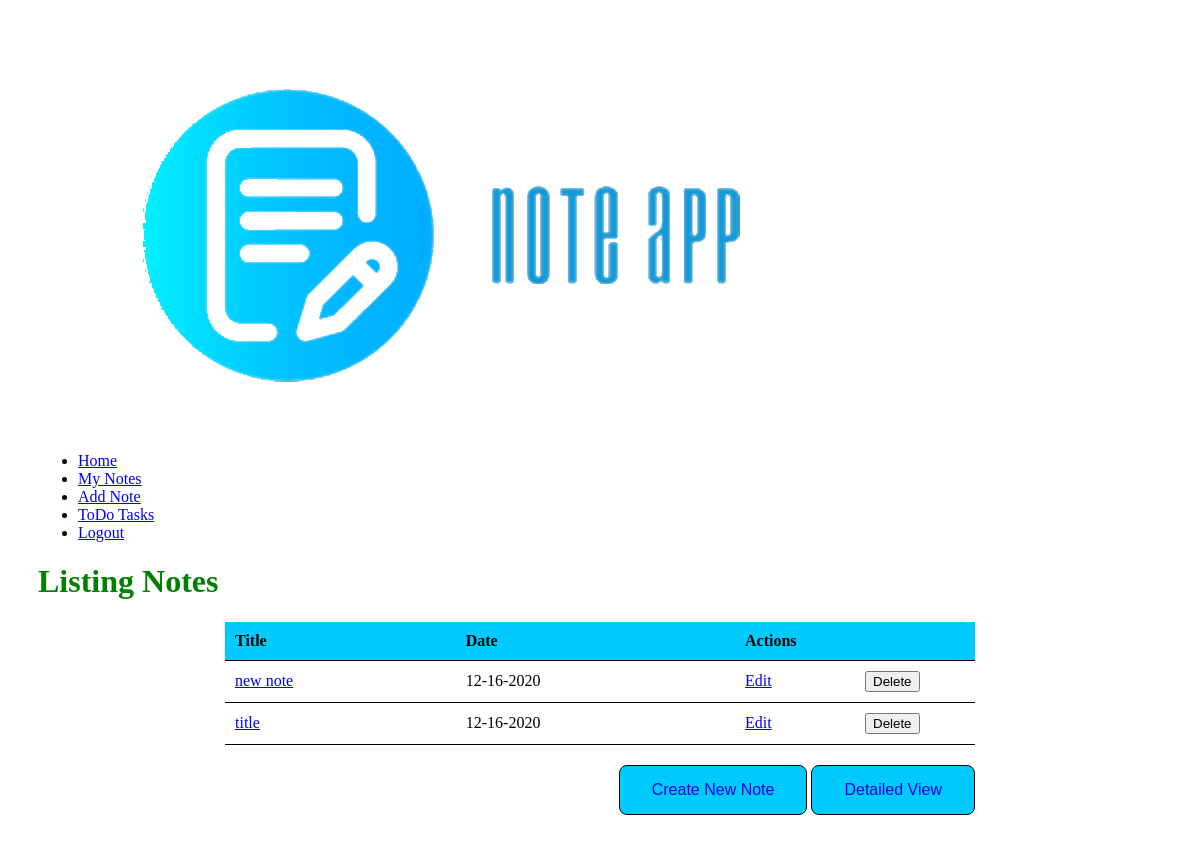
Page /notes (signed in) on the committed database.
### models.py (models this page shows, shortened)
class Note(db.Model):
    id = db.Column("id", db.Integer, primary_key=True)
    title = db.Column("title", db.String(200))
    text = db.Column("text", db.String(100))
    date = db.Column("date", db.String(50))
    user_id = db.Column(db.Integer, db.ForeignKey("user.id"), nullable=False)
    comments = db.relationship("Comment", backref="note_comment", cascade="all, delete-orphan", lazy=True)

### ProjectNote.py (the view)
@app.route('/notes')
def get_notes():
    if session.get('user'):
        my_notes = db.session.query(Note).filter_by(user_id=session['user_id']).all()
        return render_template('notes.html', notes=my_notes, user=session['user'])
    else:
        return redirect(url_for('login'))

### templates/notes.html (shortened to what this page needs)
<!DOCTYPE html>
<html lang="en">
    <head>
        <link rel="stylesheet" href="{{ url_for('static', filename='list_all_note.css') }}">
        <link rel="stylesheet" href="{{ url_for('static', filename='main.css') }}">
        <link rel="stylesheet" href="https://cdnjs.cloudflare.com/ajax/libs/font-awesome/4.7.0/css/font-awesome.min.css">
    </head>
    <body>
    <header>
        <div class="container">
            <img src="../static/logo.png" alt="note Logo" id="logo">
            <nav class="site-nav">
                <ul>
                    <li><a href = "/index"> Home</a></li>
                    <li><a href = "/notes"> My Notes</a></li>
                    <li><a href = "/notes/new"> Add Note</a></li>
                    <li><a href="/todo">ToDo Tasks</a></li>
                    {% if user %}
                    <li><a href="{{ url_for('logout') }}">Logout</a></li>
                    {% else %}
                    <li><a href="{{ url_for('login') }}">Sign In</a></li>
                    <li><a href="{{ url_for('register') }}">Register</a></li>
                </ul>
                {% endif %}
            </nav>
        </div>
    </header>
    <div class="container-notes">
        <div class="notes-box">
            <h1>Listing Notes</h1>
        </div>
    </div>
                 <table class="table-container">
                     <col>
                     <colgroup span="2"></colgroup>
                     <thead>
                     <tr>
                         <th>Title</th>
                         <th>Date</th>
                         <th colspan="2" scope="colgroup">Actions</th>
                     </tr>
                     {% for note in notes %}
                     </thead>
                     <tbody>
                     <tr>
                         <td><a href = "{{url_for('get_note', note_id=note.id)}}">{{ note.title }}</a></td>
                         <td>{{ note.date }}</td>
                         <td class="actions"><a href = "{{url_for('update_note', note_id=note.id)}}">Edit</a></td>
                         <td class="actions"><form action="{{url_for('delete_note', note_id=note.id) }}" method="post">
                             <input type="submit" value="Delete">
                         </form>
                         </td>
                     </tr>
                     {% endfor %}
                     </tbody>
                 </table>
    <div class="button-container">
        <button class="button"><a href="{{ url_for('new_note') }}">Create New Note</a></button>
        <button class="button"><a href = "/notes/detail_view">Detailed View</a></button>
    </div>
       </body>
   </html>

### static/list_all_note.css (style rules this page uses)
table.table-container { border-collapse: collapse; }
.table-container { width: 750px; margin: 0 auto; }
table { margin: 0; }
thead { background-color: #01caff; }
table.table-container td, table.table-container th { border-bottom: 1px solid black; padding: 10px; text-align: left; vertical-align: middle; }
td.actions { width: 100px }
.button { background-color: #01caff; border: 1px solid black; color: black; padding: 15px 32px; text-align: center; text-decoration: none; display: inline-block; font-size: 16px; border-radius: 8px; }
.button a { text-decoration: none; }
.button-container { padding-top: 20px; width: 750px; margin: 0 auto; text-align: right; }
table { width: 85%; text-align: center; }
th, td { border-bottom: 1px solid #616A6B; border-top: 1px solid #616A6B; padding: 15px; }

### static/main.css (style rules this page uses)
body { padding: 30px 30px; }
h1 { color:green; }

### rows in the picture
Note: title "new note", date "12-16-2020"
Note: title "title", date "12-16-2020"
